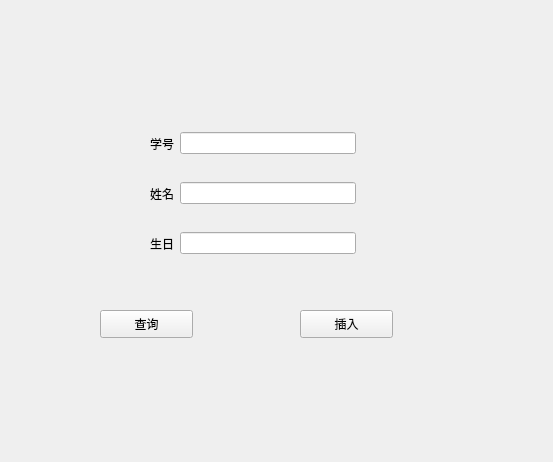
<?xml version="1.0" encoding="UTF-8"?>
<ui version="4.0">
 <class>Widget</class>
 <widget class="QWidget" name="Widget">
  <property name="geometry">
   <rect>
    <x>0</x>
    <y>0</y>
    <width>553</width>
    <height>462</height>
   </rect>
  </property>
  <property name="windowTitle">
   <string>Widget</string>
  </property>
  <widget class="QPushButton" name="findButton">
   <property name="geometry">
    <rect>
     <x>100</x>
     <y>310</y>
     <width>93</width>
     <height>28</height>
    </rect>
   </property>
   <property name="text">
    <string>查询</string>
   </property>
  </widget>
  <widget class="QPushButton" name="insertButton">
   <property name="geometry">
    <rect>
     <x>300</x>
     <y>310</y>
     <width>93</width>
     <height>28</height>
    </rect>
   </property>
   <property name="text">
    <string>插入</string>
   </property>
  </widget>
  <widget class="QWidget" name="layoutWidget">
   <property name="geometry">
    <rect>
     <x>150</x>
     <y>180</y>
     <width>206</width>
     <height>27</height>
    </rect>
   </property>
   <layout class="QHBoxLayout" name="horizontalLayout_2">
    <item>
     <widget class="QLabel" name="label_2">
      <property name="text">
       <string>姓名</string>
      </property>
     </widget>
    </item>
    <item>
     <widget class="QLineEdit" name="nameLineEdit"/>
    </item>
   </layout>
  </widget>
  <widget class="QWidget" name="layoutWidget_2">
   <property name="geometry">
    <rect>
     <x>150</x>
     <y>230</y>
     <width>206</width>
     <height>27</height>
    </rect>
   </property>
   <layout class="QHBoxLayout" name="horizontalLayout_4">
    <item>
     <widget class="QLabel" name="label_4">
      <property name="text">
       <string>生日</string>
      </property>
     </widget>
    </item>
    <item>
     <widget class="QLineEdit" name="brithLineEdit"/>
    </item>
   </layout>
  </widget>
  <widget class="QWidget" name="layoutWidget">
   <property name="geometry">
    <rect>
     <x>150</x>
     <y>130</y>
     <width>206</width>
     <height>27</height>
    </rect>
   </property>
   <layout class="QHBoxLayout" name="horizontalLayout">
    <item>
     <widget class="QLabel" name="label">
      <property name="text">
       <string>学号</string>
      </property>
     </widget>
    </item>
    <item>
     <widget class="QLineEdit" name="idLineEdit"/>
    </item>
   </layout>
  </widget>
 </widget>
 <resources/>
 <connections/>
</ui>
